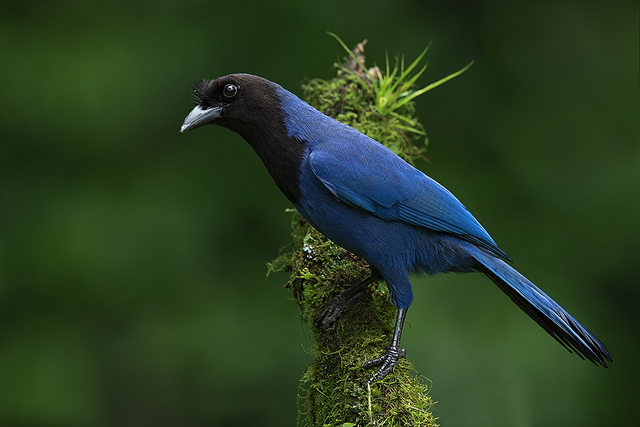
%> input picture Gralha.jpg, 640 x 427 px
$ octave script1.m   (GNU Octave 9; MATLAB toolbox functions it lacks are replaced by stand-ins)
%> lines starting %> are read from the running program, lines starting %| are printed output that depends on the picture
%Comentários
clear all % comando para limpar variáveis
close all % comando para fechar figuras
%clc % comando para limpar a tela

% comando para carregar o pacote de imagens
pkg load image

%comando para ler imagens
%img = imread('Elefante.jpg');

% comando para exibir imagens
%figure,imshow(img);

img_cor = imread('Gralha.jpg');
%> img_cor is the input picture: size 427x640x3 uint8; mean R, G, B 41, 61.7, 33.6
figure,imshow(img_cor);

R = img_cor(:,:,1);
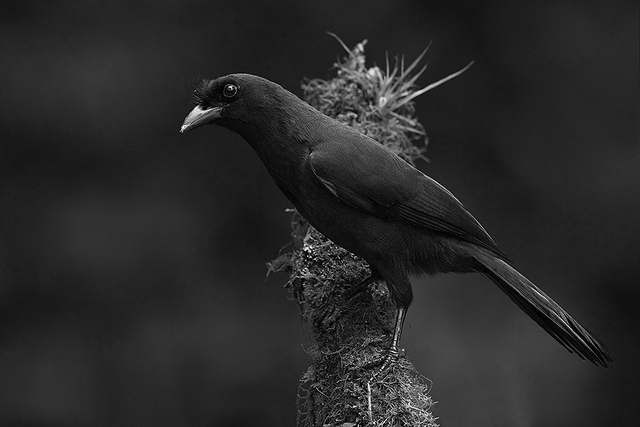
%> R: size 427x640 uint8; min 0, max 255, mean 41
G = img_cor(:,:,2);
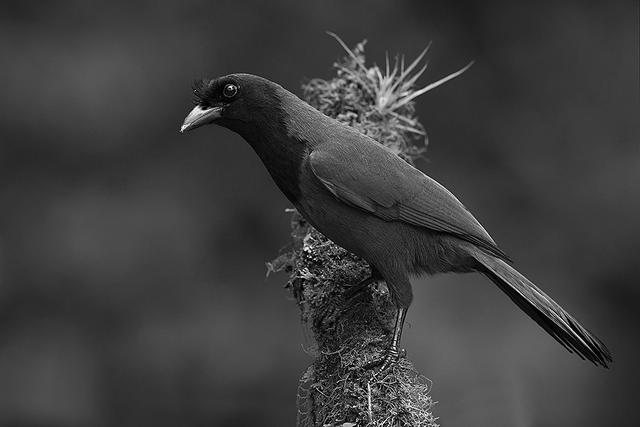
%> G: size 427x640 uint8; min 0, max 255, mean 61.7
B = img_cor(:,:,3);
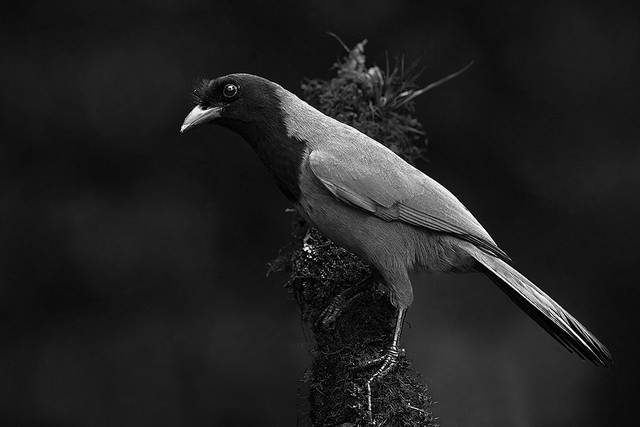
%> B: size 427x640 uint8; min 0, max 255, mean 33.6

figure,imshow(R); title("Banda R");
figure,imshow(G); title("Banda G");
figure,imshow(B); title("Banda B");

img2 = cat(3,R,G,B);
figure,imshow(img2);

imwrite(img_cor,'Gralha_nova.tif');
